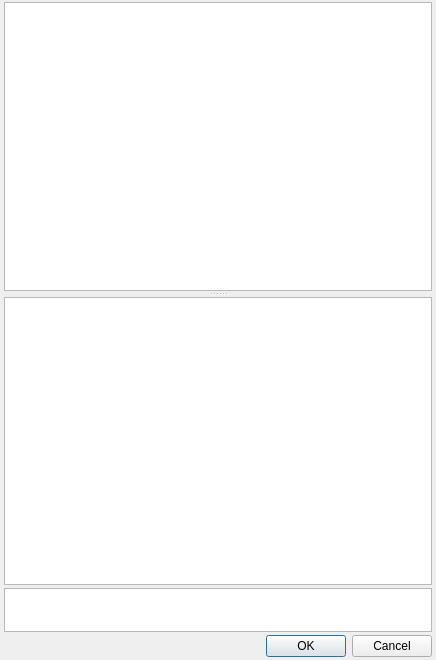
<?xml version="1.0" encoding="UTF-8"?>
<ui version="4.0">
 <class>ProjectManager</class>
 <widget class="QDialog" name="ProjectManager">
  <property name="geometry"><rect><x>0</x><y>0</y><width>436</width><height>660</height></rect></property>
  <property name="windowTitle"><string>Project manager</string></property>
  <layout class="QVBoxLayout" name="layout">
   <property name="spacing"><number>3</number></property>
   <property name="leftMargin"><number>4</number></property>
   <property name="topMargin"><number>2</number></property>
   <property name="rightMargin"><number>4</number></property>
   <property name="bottomMargin"><number>3</number></property>
   <item>
    <widget class="QSplitter" name="splitter">
     <property name="orientation"><enum>Qt::Vertical</enum></property>
     <property name="handleWidth"><number>6</number></property>
     <property name="childrenCollapsible"><bool>false</bool></property>
     <widget class="QListWidget" name="packs">
      <property name="accessibleName"><string>Packages</string></property>
      <property name="minimumSize"><size><width>0</width><height>80</height></size></property>
      <property name="viewMode"><enum>QListView::IconMode</enum></property>
      <property name="movement"><enum>QListView::Static</enum></property>
      <property name="resizeMode"><enum>QListView::Adjust</enum></property>
      <property name="horizontalScrollBarPolicy"><enum>Qt::ScrollBarAlwaysOff</enum></property>
      <property name="wordWrap"><bool>true</bool></property>
      <property name="iconSize"><size><width>20</width><height>20</height></size></property>
      <property name="gridSize"><size><width>134</width><height>75</height></size></property>
     </widget>
     <widget class="QListWidget" name="projects">
      <property name="accessibleName"><string>Project types</string></property>
      <property name="minimumSize"><size><width>0</width><height>100</height></size></property>
      <property name="viewMode"><enum>QListView::IconMode</enum></property>
      <property name="movement"><enum>QListView::Static</enum></property>
      <property name="resizeMode"><enum>QListView::Adjust</enum></property>
      <property name="horizontalScrollBarPolicy"><enum>Qt::ScrollBarAlwaysOff</enum></property>
      <property name="wordWrap"><bool>true</bool></property>
      <property name="iconSize"><size><width>20</width><height>20</height></size></property>
      <property name="gridSize"><size><width>112</width><height>58</height></size></property>
     </widget>
    </widget>
   </item>
   <item>
    <widget class="QPlainTextEdit" name="description">
     <property name="accessibleName"><string>Description</string></property>
     <property name="maximumSize"><size><width>16777215</width><height>44</height></size></property>
     <property name="readOnly"><bool>true</bool></property>
    </widget>
   </item>
   <item>
    <widget class="QDialogButtonBox" name="buttons">
     <property name="styleSheet"><string notr="true">QDialogButtonBox { button-layout: 3; }</string></property>
     <property name="standardButtons"><set>QDialogButtonBox::Cancel|QDialogButtonBox::Ok</set></property>
    </widget>
   </item>
  </layout>
 </widget>
 <resources/>
 <connections/>
</ui>
